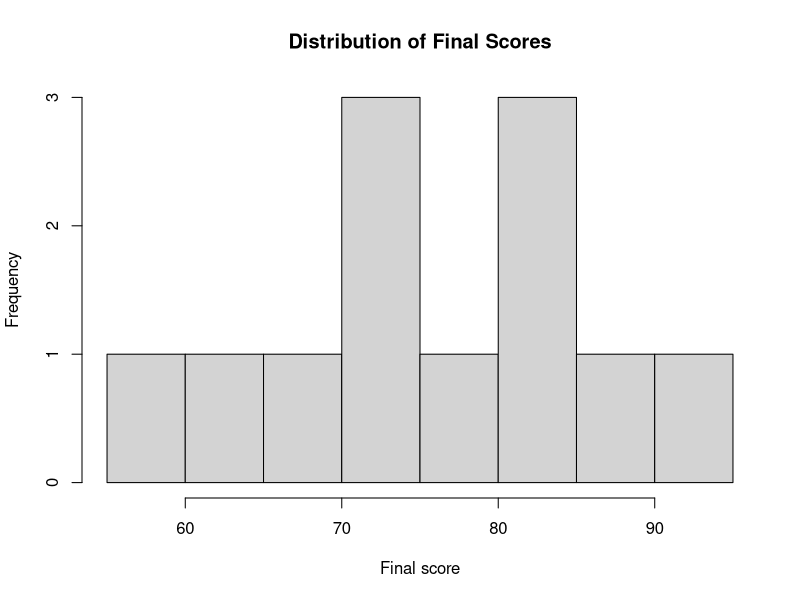
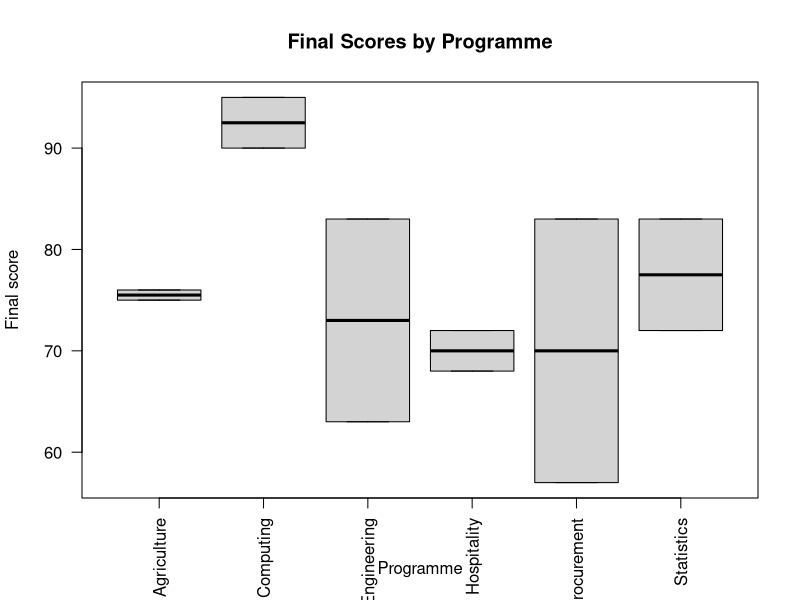
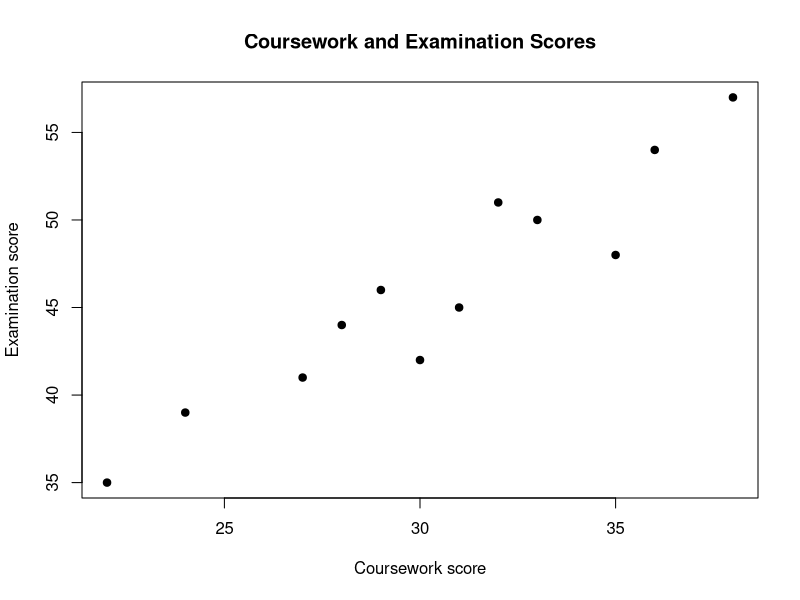
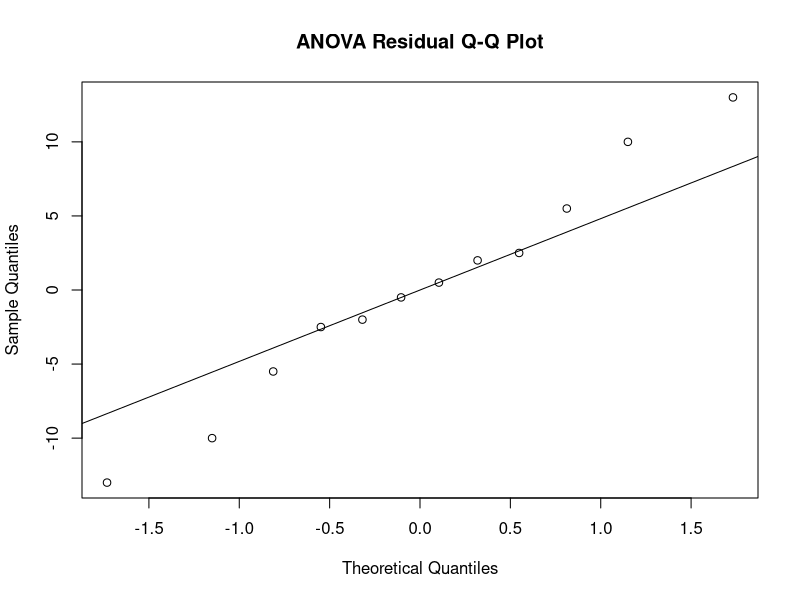
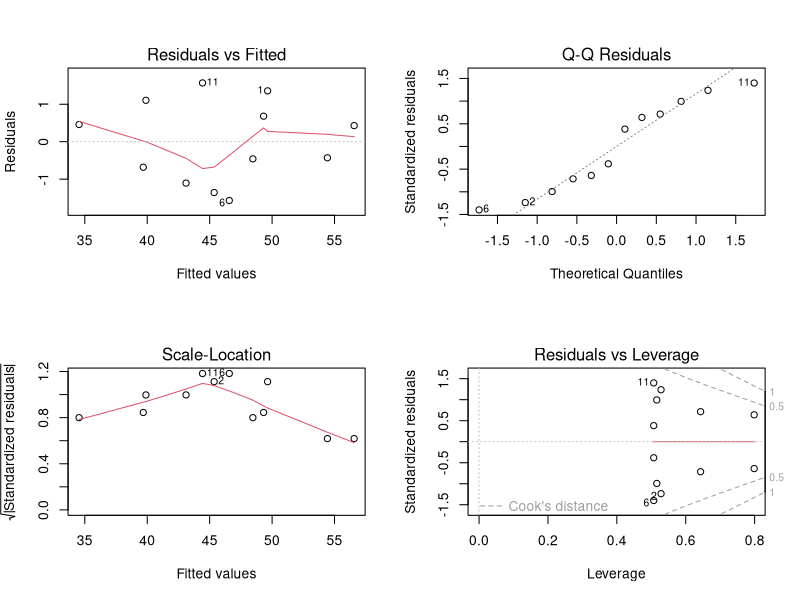
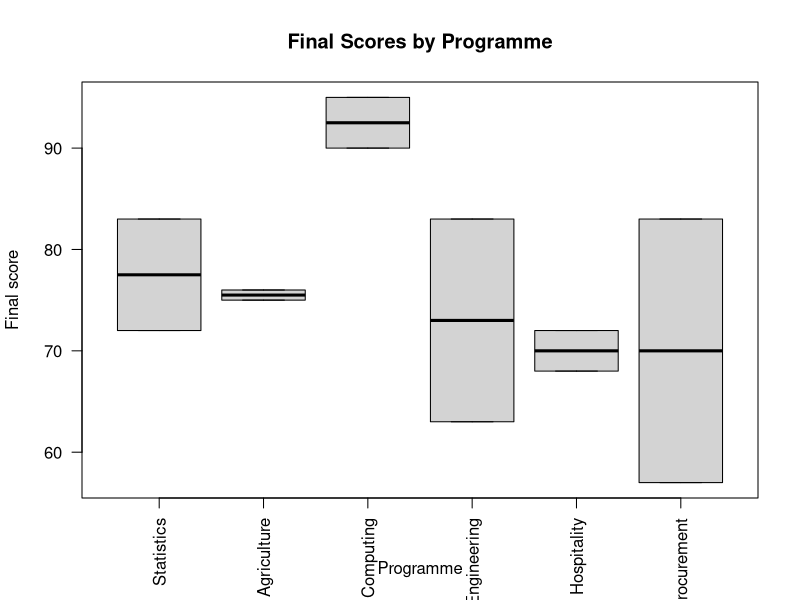

R code for these plots, in order:
## ---- chunk 1
options(
  digits = 4,
  scipen = 999,
  width = 90
)

set.seed(20260714)

knitr::opts_chunk$set(
  echo = TRUE,
  message = FALSE,
  warning = TRUE,
  error = FALSE,
  comment = "#>",
  collapse = TRUE,
  fig.align = "centre",
  fig.width = 7,
  fig.height = 5
)
## ---- chunk 2
student_data <- read.csv(
  file.path(
    "data",
    "student_scores.csv"
  ),
  stringsAsFactors = FALSE
)

head(student_data)
str(student_data)
## ---- chunk 3
data_dictionary <- data.frame(
  variable = c(
    "student_id",
    "programme",
    "coursework_score",
    "examination_score",
    "final_score"
  ),
  role = c(
    "Identifier",
    "Grouping variable",
    "Numerical predictor",
    "Numerical outcome",
    "Derived numerical outcome"
  ),
  measurement = c(
    "Nominal",
    "Nominal",
    "Ratio",
    "Ratio",
    "Ratio"
  ),
  valid_rule = c(
    "Unique non-missing code",
    "Recognised programme category",
    "0 to 40",
    "0 to 60",
    "0 to 100 and equals component sum"
  ),
  stringsAsFactors = FALSE
)

data_dictionary
## ---- chunk 4
analysis_plan <- data.frame(
  objective = c(
    "Describe performance",
    "Compare programmes",
    "Assess association",
    "Fit adjusted model"
  ),
  outcome = c(
    "Final score",
    "Final score",
    "Examination score",
    "Examination score"
  ),
  predictor = c(
    "None",
    "Programme",
    "Coursework score",
    "Coursework score and programme"
  ),
  method = c(
    "Descriptive statistics",
    "ANOVA or Kruskal-Wallis",
    "Correlation and simple regression",
    "Multiple linear regression"
  ),
  stringsAsFactors = FALSE
)

analysis_plan
## ---- chunk 5
required_variables <- c(
  "student_id",
  "programme",
  "coursework_score",
  "examination_score",
  "final_score"
)

missing_required_variables <- setdiff(
  required_variables,
  names(
    student_data
  )
)

missing_required_variables

stopifnot(
  length(
    missing_required_variables
  ) == 0L
)
## ---- chunk 6
identifier_missing <- is.na(
  student_data$student_id
) |
  student_data$student_id == ""

identifier_duplicate <- duplicated(
  student_data$student_id
) |
  duplicated(
    student_data$student_id,
    fromLast = TRUE
  )

data.frame(
  missing_identifiers =
    sum(
      identifier_missing
    ),
  duplicated_identifier_rows =
    sum(
      identifier_duplicate
    )
)
## ---- chunk 7
coursework_invalid <-
  student_data$coursework_score < 0 |
  student_data$coursework_score > 40

examination_invalid <-
  student_data$examination_score < 0 |
  student_data$examination_score > 60

final_invalid <-
  student_data$final_score < 0 |
  student_data$final_score > 100

data.frame(
  variable = c(
    "coursework_score",
    "examination_score",
    "final_score"
  ),
  invalid_count = c(
    sum(
      coursework_invalid,
      na.rm = TRUE
    ),
    sum(
      examination_invalid,
      na.rm = TRUE
    ),
    sum(
      final_invalid,
      na.rm = TRUE
    )
  )
)
## ---- chunk 8
component_total <-
  student_data$coursework_score +
  student_data$examination_score

arithmetic_invalid <-
  student_data$final_score !=
  component_total

sum(
  arithmetic_invalid,
  na.rm = TRUE
)
## ---- chunk 9
missingness_report <- data.frame(
  variable = names(
    student_data
  ),
  missing = vapply(
    student_data,
    function(x) {
      sum(
        is.na(x)
      )
    },
    FUN.VALUE = integer(1)
  ),
  missing_percentage = vapply(
    student_data,
    function(x) {
      mean(
        is.na(x)
      ) * 100
    },
    FUN.VALUE = numeric(1)
  ),
  stringsAsFactors = FALSE
)

missingness_report
## ---- chunk 10
analysis_data <- student_data

analysis_data$programme <- factor(
  trimws(
    analysis_data$programme
  )
)

analysis_data$passed <-
  analysis_data$final_score >= 50

analysis_data$grade <- cut(
  analysis_data$final_score,
  breaks = c(
    -Inf,
    49,
    59,
    69,
    79,
    Inf
  ),
  labels = c(
    "F",
    "D",
    "C",
    "B",
    "A"
  ),
  ordered_result = TRUE
)

head(analysis_data)
## ---- chunk 11
summarise_numeric <- function(
  x,
  variable_name
) {
  observed <- x[
    !is.na(x)
  ]

  q <- quantile(
    observed,
    c(
      0.25,
      0.50,
      0.75
    )
  )

  data.frame(
    variable = variable_name,
    n = length(observed),
    missing = sum(
      is.na(x)
    ),
    mean = mean(observed),
    median = median(observed),
    standard_deviation = sd(observed),
    minimum = min(observed),
    first_quartile = q[1],
    third_quartile = q[3],
    maximum = max(observed),
    stringsAsFactors = FALSE,
    row.names = NULL
  )
}
## ---- chunk 12
numerical_variables <- c(
  "coursework_score",
  "examination_score",
  "final_score"
)

descriptive_table <- do.call(
  rbind,
  lapply(
    numerical_variables,
    function(variable_name) {
      summarise_numeric(
        analysis_data[[
          variable_name
        ]],
        variable_name
      )
    }
  )
)

descriptive_table
## ---- chunk 13
programme_counts <- table(
  analysis_data$programme,
  useNA = "ifany"
)

programme_table <- data.frame(
  programme = names(
    programme_counts
  ),
  frequency =
    as.integer(
      programme_counts
    ),
  percentage =
    as.numeric(
      programme_counts /
      sum(
        programme_counts
      ) *
      100
    ),
  stringsAsFactors = FALSE
)

programme_table
## ---- chunk 14
grade_counts <- table(
  analysis_data$grade,
  useNA = "ifany"
)

data.frame(
  grade = names(
    grade_counts
  ),
  frequency =
    as.integer(
      grade_counts
    ),
  percentage =
    as.numeric(
      grade_counts /
      sum(
        grade_counts
      ) *
      100
    ),
  stringsAsFactors = FALSE
)
## ---- chunk 15
programme_summary <- aggregate(
  final_score ~ programme,
  data = analysis_data,
  FUN = function(x) {
    c(
      n = length(x),
      mean = mean(x),
      median = median(x),
      sd = sd(x),
      iqr = IQR(x)
    )
  }
)

programme_summary
## ---- chunk 16
hist(
  analysis_data$final_score,
  breaks = 10,
  main = "Distribution of Final Scores",
  xlab = "Final score",
  ylab = "Frequency"
)
## ---- chunk 17
boxplot(
  final_score ~ programme,
  data = analysis_data,
  main = "Final Scores by Programme",
  xlab = "Programme",
  ylab = "Final score",
  las = 2
)
## ---- chunk 18
plot(
  analysis_data$coursework_score,
  analysis_data$examination_score,
  main = "Coursework and Examination Scores",
  xlab = "Coursework score",
  ylab = "Examination score",
  pch = 19
)
## ---- chunk 19
anova_model <- aov(
  final_score ~ programme,
  data = analysis_data
)

summary(
  anova_model
)
## ---- chunk 20
anova_residuals <- residuals(
  anova_model
)

qqnorm(
  anova_residuals,
  main = "ANOVA Residual Q-Q Plot"
)

qqline(
  anova_residuals
)

fligner.test(
  final_score ~ programme,
  data = analysis_data
)
## ---- chunk 21
kruskal.test(
  final_score ~ programme,
  data = analysis_data
)
## ---- chunk 22
pearson_result <- cor.test(
  analysis_data$coursework_score,
  analysis_data$examination_score,
  method = "pearson"
)

spearman_result <- cor.test(
  analysis_data$coursework_score,
  analysis_data$examination_score,
  method = "spearman",
  exact = FALSE
)

pearson_result
spearman_result
## ---- chunk 23
simple_model <- lm(
  examination_score ~
    coursework_score,
  data = analysis_data
)

summary(
  simple_model
)
## ---- chunk 24
analysis_data$programme <- relevel(
  analysis_data$programme,
  ref = "Statistics"
)

multiple_model <- lm(
  examination_score ~
    coursework_score +
    programme,
  data = analysis_data
)

summary(
  multiple_model
)
## ---- chunk 25
confint(
  multiple_model
)
## ---- chunk 26
old_parameters <- par(
  mfrow = c(
    2,
    2
  )
)

plot(
  multiple_model
)

par(
  old_parameters
)
## ---- chunk 27
cooks_values <- cooks.distance(
  multiple_model
)

influential_rows <- which(
  cooks_values >
    4 /
    nobs(
      multiple_model
    )
)

influential_rows
## ---- chunk 28
prediction_grid <- expand.grid(
  coursework_score = c(
    20,
    30,
    40
  ),
  programme =
    levels(
      analysis_data$programme
    )
)

prediction_grid$predicted_examination <- predict(
  multiple_model,
  newdata = prediction_grid
)

prediction_grid
## ---- chunk 29
report_lm <- function(
  model
) {
  model_summary <- summary(
    model
  )

  coefficient_table <- as.data.frame(
    model_summary$coefficients
  )

  coefficient_table$term <- rownames(
    coefficient_table
  )

  rownames(
    coefficient_table
  ) <- NULL

  intervals <- as.data.frame(
    confint(model)
  )

  intervals$term <- rownames(
    intervals
  )

  rownames(
    intervals
  ) <- NULL

  names(
    intervals
  )[1:2] <- c(
    "confidence_lower",
    "confidence_upper"
  )

  coefficient_table <- merge(
    coefficient_table,
    intervals,
    by = "term",
    sort = FALSE
  )

  fit_table <- data.frame(
    n = nobs(model),
    r_squared =
      model_summary$r.squared,
    adjusted_r_squared =
      model_summary$adj.r.squared,
    residual_standard_error =
      model_summary$sigma,
    AIC = AIC(model),
    BIC = BIC(model)
  )

  list(
    coefficients =
      coefficient_table,
    fit =
      fit_table
  )
}

report_lm(
  multiple_model
)
## ---- chunk 30
overall_mean <- mean(
  analysis_data$final_score,
  na.rm = TRUE
)

overall_sd <- sd(
  analysis_data$final_score,
  na.rm = TRUE
)

descriptive_text <- paste(
  "The mean final score was",
  round(
    overall_mean,
    2
  ),
  "with a standard deviation of",
  round(
    overall_sd,
    2
  ),
  "."
)

descriptive_text
## ---- chunk 31
model_summary <- summary(
  multiple_model
)

coursework_row <- model_summary$coefficients[
  "coursework_score",
]

regression_text <- paste(
  "After adjustment for programme, a one-mark increase in coursework score",
  "was associated with an estimated",
  round(
    coursework_row[
      "Estimate"
    ],
    3
  ),
  "mark change in examination score, p =",
  format.pval(
    coursework_row[
      "Pr(>|t|)"
    ],
    digits = 3,
    eps = 0.001
  ),
  "."
)

regression_text
## ---- chunk 32
quality_audit <- data.frame(
  check = c(
    "Required variables present",
    "Identifiers checked",
    "Ranges checked",
    "Arithmetic consistency checked",
    "Missingness reported",
    "Descriptive statistics produced",
    "Visualisations produced",
    "Inferential methods justified",
    "Diagnostics assessed",
    "Effect estimates and intervals reported",
    "Limitations stated",
    "Reproducibility information recorded"
  ),
  completed = c(
    TRUE,
    TRUE,
    TRUE,
    TRUE,
    TRUE,
    TRUE,
    TRUE,
    TRUE,
    TRUE,
    TRUE,
    FALSE,
    FALSE
  ),
  stringsAsFactors = FALSE
)

quality_audit
## ---- chunk 33
capstone_output_directory <- file.path(
  "capstone_output"
)

if (!dir.exists(
  capstone_output_directory
)) {
  dir.create(
    capstone_output_directory
  )
}

write.csv(
  descriptive_table,
  file.path(
    capstone_output_directory,
    "descriptive_statistics.csv"
  ),
  row.names = FALSE
)

write.csv(
  programme_table,
  file.path(
    capstone_output_directory,
    "programme_distribution.csv"
  ),
  row.names = FALSE
)
## ---- chunk 34
png(
  file.path(
    capstone_output_directory,
    "programme_boxplot.png"
  ),
  width = 1200,
  height = 800,
  res = 150
)

boxplot(
  final_score ~ programme,
  data = analysis_data,
  main = "Final Scores by Programme",
  xlab = "Programme",
  ylab = "Final score",
  las = 2
)

dev.off()
## ---- chunk 35
unlink(
  capstone_output_directory,
  recursive = TRUE,
  force = TRUE
)
